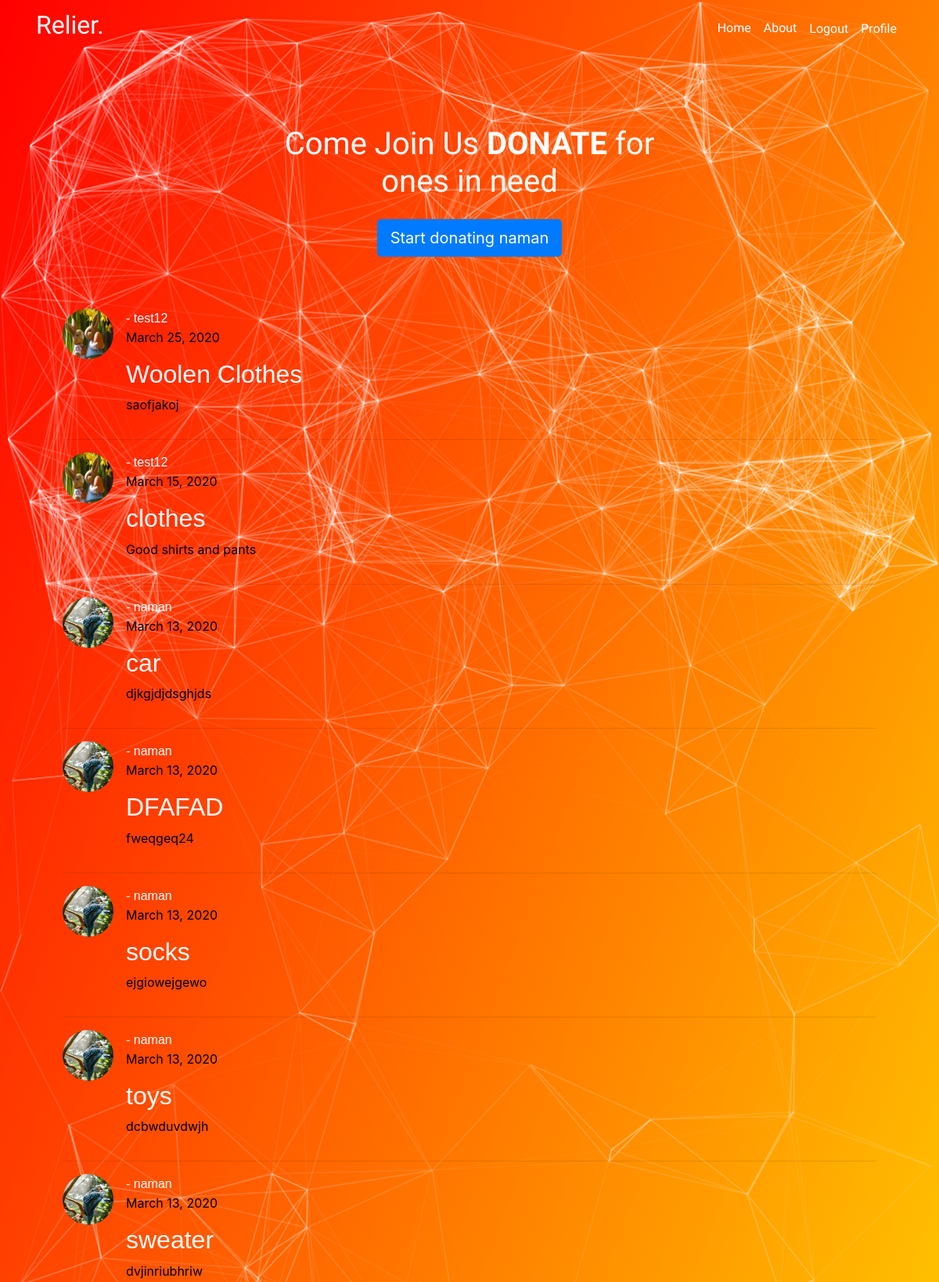
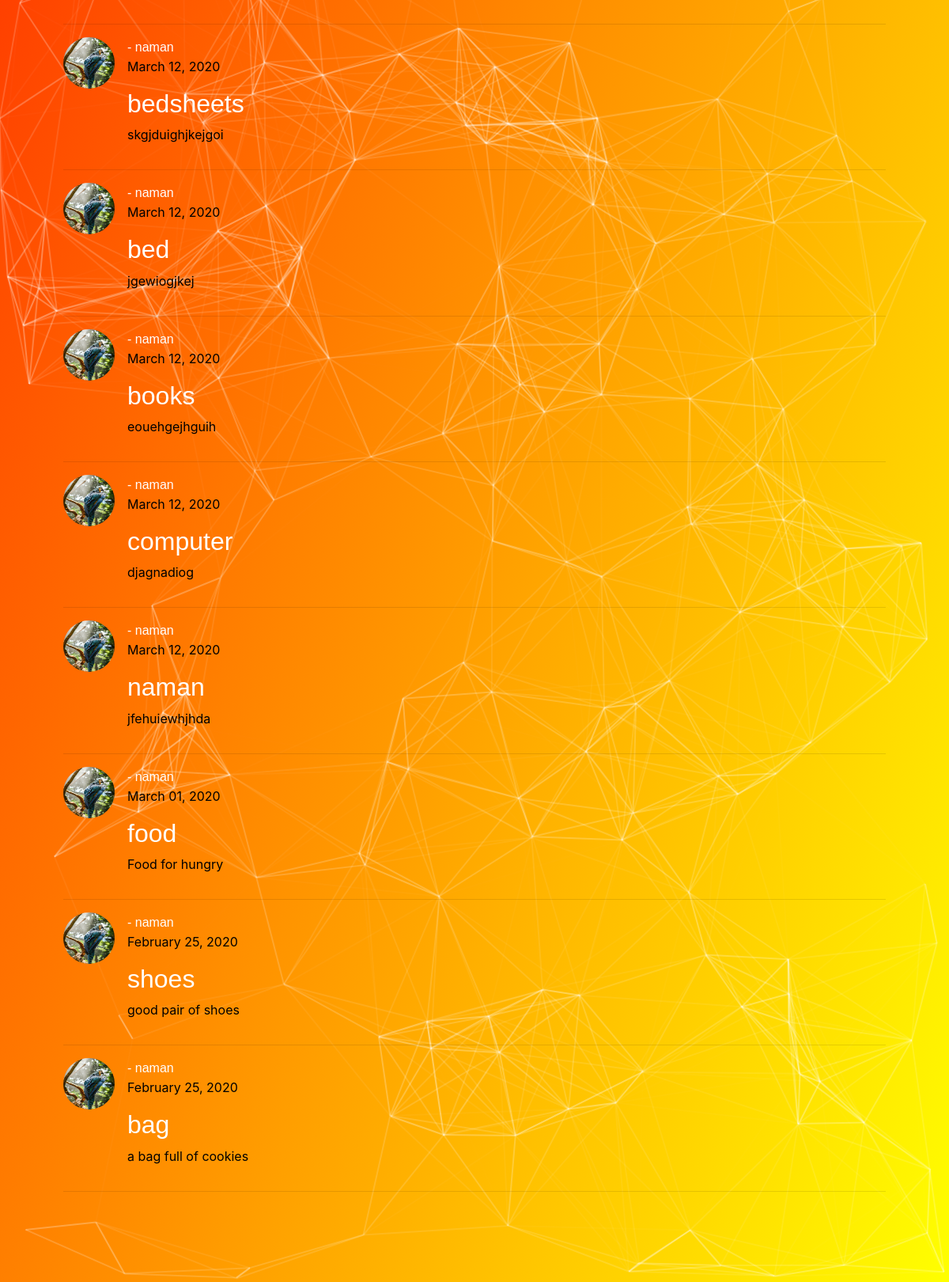
The app's page / (signed in) with its own data (2 pictures, top to bottom).
### home/models.py (models this page shows, shortened)
class Item(models.Model):
    title = models.CharField(max_length = 1000)
    desc = models.TextField()
    Address = models.TextField(blank=False)
    date_posted = models.DateTimeField(default=timezone.now)
    PhoneNo = models.CharField(verbose_name="Phone number", max_length=10,validators=[int_list_validator(sep=''),MinLengthValidator(10),], default='1234567890')
    donor = models.ForeignKey(User, on_delete=models.CASCADE)
    image = models.ImageField(upload_to='item_pics', blank=False)

### user/models.py (models this page shows, shortened)
class Profile(models.Model):
    user = models.OneToOneField(User,on_delete=models.CASCADE)
    image = models.ImageField(default='default.jpg', upload_to='profile_pics')
    bio = models.TextField(max_length=500, blank=True)

### home/views.py (the view)
# urls.py: path('',PostListView.as_view(),name="home"),
class PostListView(ListView):
    model=Item
    template_name='home/home.html' #<app>/<model>_<viewtype>.html
    context_object_name = 'items'
    ordering = ['-date_posted'] #Changes posts from oldest to newest fro viceversa remove - in front

### home/templates/home/home.html (shortened to what this page needs)
{%extends "home/base.html"%}
{%load static%}
{% block content %}
  <div class="overlay" style="margin-top: 10em;">
  <div class="container">
    <div class="row no-gutters slider-text align-items-center justify-content-center" data-scrollax-parent="true">
      <div class="col-md-6 ftco-animate text-center" data-scrollax=" properties: { translateY: '70%' }">
        <h1 class="mb-4" data-scrollax="properties: { translateY: '30%', opacity: 1.6 }" style="font-family: 'Ultra', serif; color: #FFF">Come Join Us
          <strong>DONATE</strong> for ones in need</h1>
        {% if user.is_authenticated %}
        <p data-scrollax="properties: { translateY: '30%', opacity: 1.6 }"><a href="{% url 'post-create' %}"
            class="btn btn-primary btn-lg">Start donating {{user.username}}</a></p>
        {% else %}
        <p data-scrollax="properties: { translateY: '30%', opacity: 1.6 }"><a href="{% url 'login' %}"
            class="btn btn-primary btn-lg">Login Now</a></p>
        {% endif %}
      </div>
    </div>
</div>
  </div>
{% if user.username == "naman" %}
<div>
  <div class="container" id="overlay">
    {% for item in items%}
    <article class="media">
      <img class="rounded-circle article-img" src="{{item.donor.profile.image.url}}" alt=""
        style="height: 65px; width: 65px; margin-right: 16px;">
      <div class="">
        <div class="">
          <a class="" href="{% url 'user-detail' item.donor %}" style="font-family: 'Kanit', sans-serif; color:#FFF"> - {{ item.donor }}</a>
          <p class="" style="color: #000000;">{{ item.date_posted|date:"F d, Y" }}</p>
        </div>
        <h2 style="color: #ff6600;"><a class="article-title" href="{% url 'post-detail' item.id %}"
            style="color: #FFF; font-family: 'Archivo Black', sans-serif;">{{ item.title }}</a></h2>
        <p class="article-content" style="color: #000000;">{{ item.desc }}</p>
      </div>
    </article>
    <hr class="style-three">
    {% endfor%}
  </div>
  {% endif %}
</div>
<div id="ftco-loader" class="show fullscreen"></div>
{% endblock %}

### home/templates/home/base.html (shortened to what this page needs)
{% load static %}
<!DOCTYPE html>
<html lang="en">
<head>
  <link rel="stylesheet" href="https://stackpath.bootstrapcdn.com/bootstrap/4.4.1/css/bootstrap.min.css">
    <link rel="stylesheet" href="{% static 'home/css/main.css' %}">
</head>
<body style="background-image: linear-gradient(to bottom right, red, yellow);  background-size: cover;   background-repeat: no-repeat; height: 100%">
  <div id="particles-js" style="background-image: linear-gradient(to bottom right, red, yellow);  background-size: cover;   background-repeat: no-repeat; height: 100%">
  </div>
<nav class="navbar fixed-top navbar-expand-lg navbar-light container" style="background-color: transparent;">
  <a class="navbar-brand" href="{% url 'home'%}" style="color: #FFF; font-family: 'Heebo', sans-serif;"><h2>Relier.</h2></a>
  <div class="collapse navbar-collapse justify-content-end" id="navbarNav">
    <ul class="nav navbar-nav">
      <li class="nav-item active pull-right">
        <a href="{% url 'home' %}" class="nav-link" style="color: #FFF; font-family: 'Heebo', sans-serif;">Home</a>
      </li>
      <li class="nav-item">
        <a href="{% url 'about-us' %}" class="nav-link" style="color: #FFF; font-family: 'Heebo', sans-serif;">About</a>
      </li>
      {% if user.is_authenticated %}
      <li class="nav-item btn-nav"><a href="{% url 'logout' %}" class="nav-link"><span style="color: #FFF; font-family: 'Heebo', sans-serif;">Logout</span></a></li>
      <li class="nav-item"><a href="{% url 'profile' %}" class="nav-link"><span style="color: #FFF; font-family: 'Heebo', sans-serif;">Profile</span></a></li>
      {% endif %}    </ul>
  </div>
</nav>
  {% block content %}{% endblock %}
</body>
</html>

### home/static/home/css/main.css (style rules this page uses)
#particles-js { position: fixed; top: 0; right: 0; bottom: 0; left: 0; z-index: 0; }
#overlay { position: relative; padding: 50px; }

### records on screen
Item: donor.profile.image (picture), donor "test12", date_posted "March 25, 2020", title "Woolen Clothes", desc "saofjakoj"
Item: donor.profile.image (picture), donor "test12", date_posted "March 15, 2020", title "clothes", desc "Good shirts and pants"
Item: donor.profile.image (picture), donor "naman", date_posted "March 13, 2020", title "car", desc "djkgjdjdsghjds"
Item: donor.profile.image (picture), donor "naman", date_posted "March 13, 2020", title "DFAFAD", desc "fweqgeq24"
Item: donor.profile.image (picture), donor "naman", date_posted "March 13, 2020", title "socks", desc "ejgiowejgewo"
Item: donor.profile.image (picture), donor "naman", date_posted "March 13, 2020", title "toys", desc "dcbwduvdwjh"
Item: donor.profile.image (picture), donor "naman", date_posted "March 13, 2020", title "sweater", desc "dvjinriubhriw"
Item: donor.profile.image (picture), donor "naman", date_posted "March 12, 2020", title "bedsheets", desc "skgjduighjkejgoi"
Item: donor.profile.image (picture), donor "naman", date_posted "March 12, 2020", title "bed", desc "jgewiogjkej"
Item: donor.profile.image (picture), donor "naman", date_posted "March 12, 2020", title "books", desc "eouehgejhguih"
Item: donor.profile.image (picture), donor "naman", date_posted "March 12, 2020", title "computer", desc "djagnadiog"
Item: donor.profile.image (picture), donor "naman", date_posted "March 12, 2020", title "naman", desc "jfehuiewhjhda"
Item: donor.profile.image (picture), donor "naman", date_posted "March 01, 2020", title "food", desc "Food for hungry"
Item: donor.profile.image (picture), donor "naman", date_posted "February 25, 2020", title "shoes", desc "good pair of shoes"
Item: donor.profile.image (picture), donor "naman", date_posted "February 25, 2020", title "bag", desc "a bag full of cookies"

### other values on screen
{{ user.username }} "naman"
